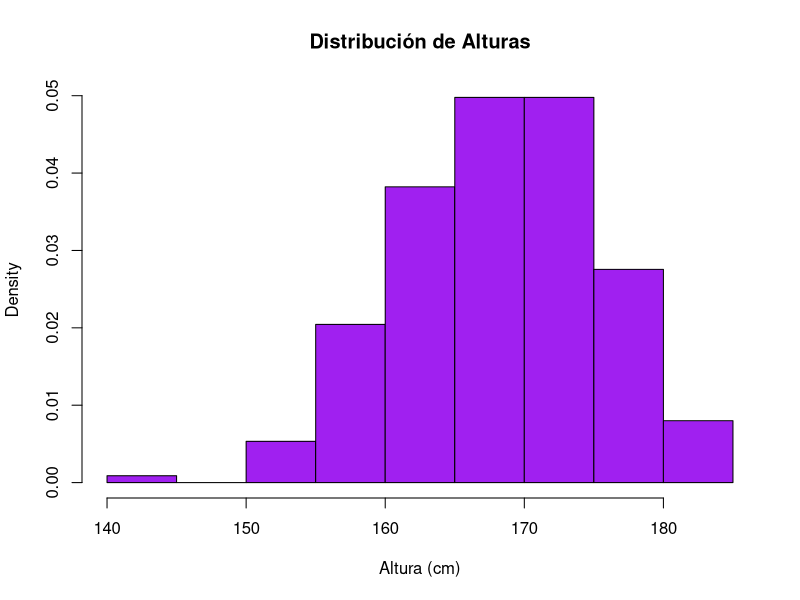
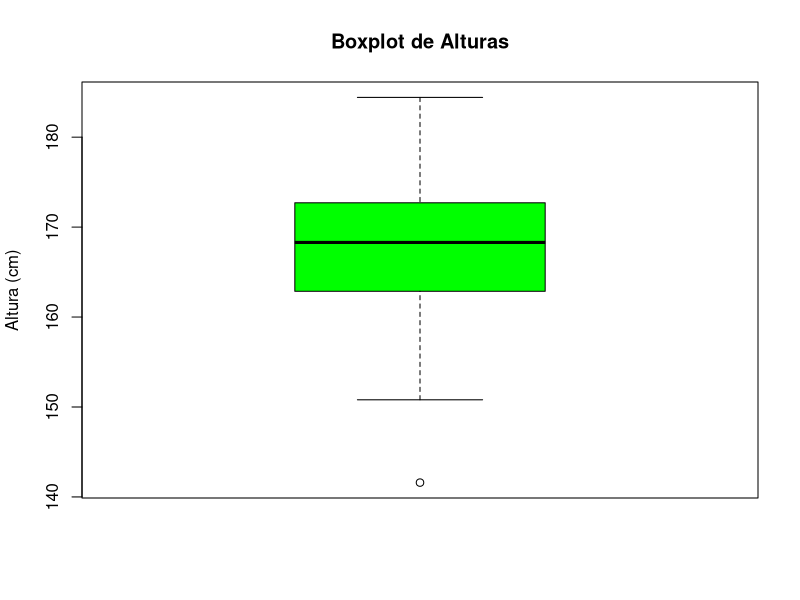
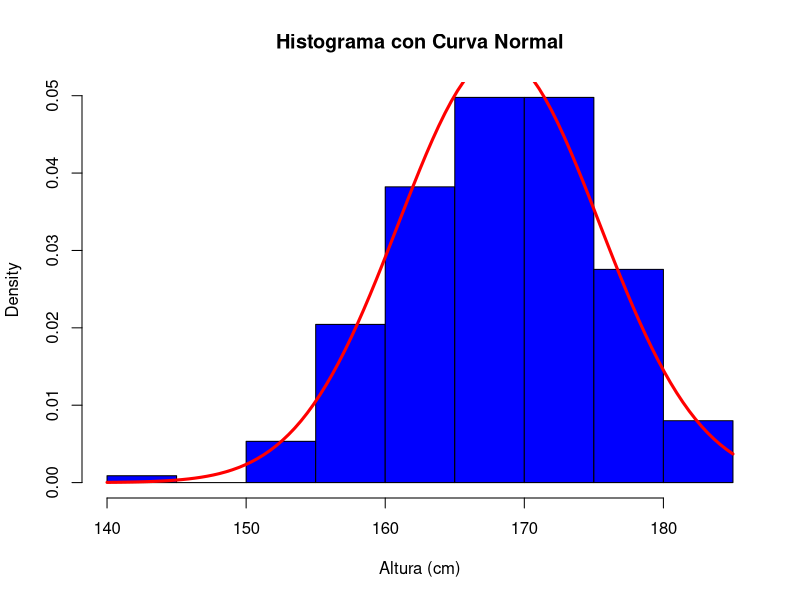

These figures' R source, in order:
####################################################
# Analítica Descriptiva II
# Taller 1: Análisis empírico de una variable continua
# Estudiante: Breiner Navarro Vergara
####################################################

# SIMULACIÓN DE LOS DATOS

# Fijar semilla usando fecha de nacimiento
set.seed(19970822)

# Generar 225 observaciones
altura <- rnorm(
  n = 225,
  mean = 168,
  sd = 7
)

# Crear dataframe
datos <- data.frame(altura)

# Mostrar primeras filas
head(datos)

# ¿Por qué es importante fijar una semilla?

# La semilla garantiza la reproducibilidad del experimento.
# Esto significa que cualquier persona que ejecute exactamente el   
# mismo código con la misma semilla obtendrá los mismos resultados



# ¿Qué significa simular datos bajo una distribución normal?

# Significa generar observaciones que siguen el comportamiento de una   
# distribución gaussiana, donde la mayoría de los datos se concentran alrededor  
# de la media y la frecuencia disminuye progresivamente hacia los extremos.


# EXPLORACIÓN ESTADÍSTICA INICIAL

media <- mean(datos$altura)
mediana <- median(datos$altura)
desviacion <- sd(datos$altura)
minimo <- min(datos$altura)
maximo <- max(datos$altura)

media
mediana
desviacion
minimo
maximo

# Media: Representa el valor promedio de las alturas.
# Mediana: Es el valor central de los datos ordenados y es menos sensible a valores extremos.
# Desviación estándar: Mide la dispersión respecto a la media. Mientras mayor sea, más dispersos estarán los datos.
# Mínimo: Menor altura observada.
# Máximo: Mayor altura observada.


# VISUALIZACIÓN DE LA DISTRIBUCIÓN

# Histograma

hist(
  datos$altura,
  probability = TRUE,
  col = "purple",
  main = "Distribución de Alturas",
  xlab = "Altura (cm)"
)
# Histograma: Se observa muy bien la clásica forma de campana. La gran mayoría de las 
# personas mide entre 160 cm y 175 cm (con el centro alrededor de los 168 cm). Conforme te alejas 
# hacia estaturas más altas o bajas, la cantidad de casos cae de forma suave y pareja, sin saltos raros.


# Boxplot

boxplot(
  datos$altura,
  col = "green",
  main = "Boxplot de Alturas",
  ylab = "Altura (cm)"
)
# Boxplot: Se confirma que todo está muy bien balanceado. El 50% central de los datos se 
# ubica entre los 163 cm y 172 cm. Solo aparece un dato atípico abajo (alguien de unos 
# 142 cm), pero es algo totalmente esperable por puro azar dentro de una muestra.


# AJUSTE DE DISTRIBUCIÓN NORMAL

hist(
  datos$altura,
  probability = TRUE,
  col = "blue",
  main = "Histograma con Curva Normal",
  xlab = "Altura (cm)"
)

curve(
  dnorm(
    x,
    mean = media,
    sd = desviacion
  ),
  col = "red",
  lwd = 3,
  add = TRUE
)

# Se considera que la distribución normal es un modelo adecuado para representar los datos simulados:
  
# Forma y simetría: Los datos muestran una clara forma de campana y se ajustan muy 
# bien a la curva teórica normal.

# Sin sesgos: La media y la mediana son prácticamente iguales, lo que confirma un comportamiento balanceado.

# Utilidad: Al alinearse con el modelo normal, la variable queda lista y validada para realizar 
# análisis probabilísticos posteriores.



# REGLA EMPÍRICA


# Intervalos

inf1 <- media - desviacion
sup1 <- media + desviacion

inf2 <- media - 2*desviacion
sup2 <- media + 2*desviacion

inf3 <- media - 3*desviacion
sup3 <- media + 3*desviacion

# Porcentajes observados

porc1 <- mean(datos$altura >= inf1 &
                datos$altura <= sup1) * 100

porc2 <- mean(datos$altura >= inf2 &
                datos$altura <= sup2) * 100

porc3 <- mean(datos$altura >= inf3 &
                datos$altura <= sup3) * 100

porc1
porc2
porc3


# TABLA RESUMEN


resultado <- data.frame(
  Intervalo = c("μ ± 1σ",
                "μ ± 2σ",
                "μ ± 3σ"),
  Observado = c(porc1,
                porc2,
                porc3),
  Teorico = c(68,
              95,
              99.7)
)

resultado

# Al analizar los resultados obtenidos en la muestra simulada se observa que:

# El 67.11% de las alturas se encuentra dentro del intervalo μ ± 1σ, valor muy cercano al 68% esperado.
# El 96.89% de las observaciones se encuentra dentro del intervalo μ ± 2σ, ligeramente superior al 95% teórico.
# El 99.56% de los datos se encuentra dentro del intervalo μ ± 3σ, resultado muy próximo al 99.7% establecido por la teoría.
